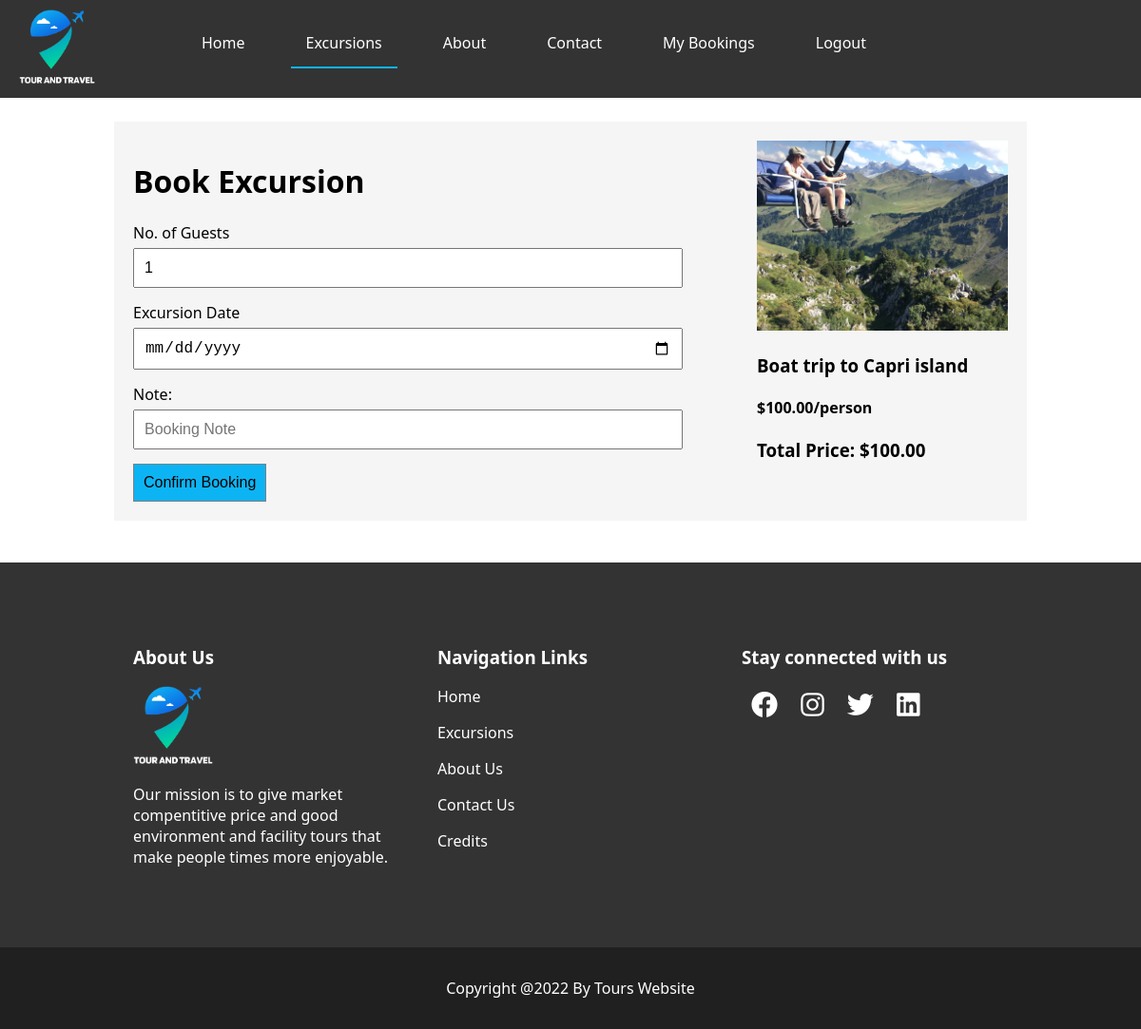
The page /book.php?id=2 (signed in) on the database its author committed.
### tables this page shows
CREATE TABLE `excursions` (
  `excursionID` mediumint(8) NOT NULL,
  `image` varchar(250) DEFAULT NULL,
  `excursion_name` varchar(255) NOT NULL,
  `description` text NOT NULL,
  `price_per_person` decimal(7,2) NOT NULL,
  `location` text NOT NULL
);

### config.php (called while the page is built, shortened)
<?php
$currency = '$';

### book.php (the view, shortened to what this page needs)
<?php
include "layout/header.php";
$sql=mysqli_query($conn, "SELECT * from excursions WHERE excursionID=$_GET[id]");
$item=mysqli_fetch_assoc($sql);
?>
<div class="container bg-light login-form">
    <div class="row">
    <div class="col" style="width:70%">
            <h1 >Book Excursion</h1>
            <form action="functions.php?book=1" method="post">
                        <label for="">No. of Guests</label>
                        <input type="number" onkeyup="getTotal(this.value)" value="1" placeholder="No. of Tickets" min="1"  required name="tickets" id="name" class="form-input">
                        <label for="">Excursion Date</label>
                        <input type="date" placeholder="Date"  required name="date" id="date" class="form-input">
                        <label for="">Note:</label>
                        <input type="text" placeholder="Booking Note"  name="note" id="note" class="form-input">
                        <button type="submit"  class="btn-theme">Confirm Booking</button>
            </form>
        </div>
        <div class="col" style="width:30%">
            <img src="assets/images/<?=$item['image']?>" class="detail-img" style="height:200px" alt="" srcset="">
            <h3> <?=$item['excursion_name']?></h3>
             <h4><?=$currency.$item['price_per_person']?>/person</h4>
            <h3>Total Price: <?=$currency?><span id="total"><?=$item['price_per_person']?></span></h3>
        </div>
    </div>
</div>
<br> <br>
<?php
include "layout/footer.php";
?>
</body>
</html>

### assets/css/style.css (style rules this page uses)
body { margin:0; font-family: system-ui, -apple-system, BlinkMacSystemFont, 'Segoe UI', Roboto, Oxygen, Ubuntu, Cantarell, 'Open Sans', 'Helvetica Neue', sans-serif; overflow-x: hidden; }
.container { margin:0px 10%; }
.row { display: flex; }
.col { width: 50%; padding: 20px; }
.bg-light { background-color: whitesmoke; }
.btn-theme { background-color: #0db4f3; border: 1px solid gray; font-size: 16px; padding: 10px; cursor: pointer; }
.login-form { margin-top:8rem; }
.detail-img { width: 100%; height: 400px; object-fit: cover; }
.form-input { display: block; margin: 5px 0px 15px 0px; width: 90%; font-size: 16px; padding: 10px; }

### rows shown on the page
excursions: image (picture), excursion_name "Boat trip to Capri island", price_per_person "100.00"

### other values the page prints
$currency "$"
$appName "Tours Website"
